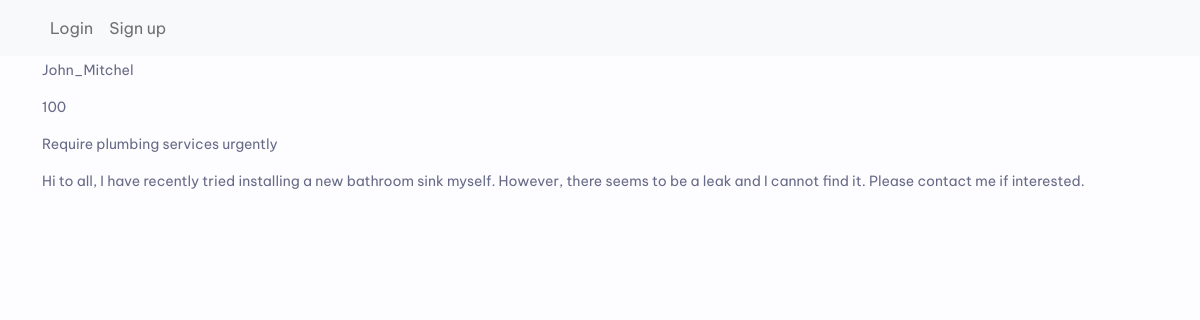
The app's page /job_post/1/ with its own data.
### app1/models.py (models this page shows)
class JobPost(models.Model):
    userID = models.ForeignKey(User, related_name="posts", on_delete=models.CASCADE)
    budget = models.IntegerField()
    title = models.CharField(max_length=100)
    description = models.TextField()
    jobCategory = models.ForeignKey(JobCategory, on_delete=models.CASCADE)
    accepted = models.BooleanField(default=False)
    finished = models.BooleanField(default=False)
    lat = models.FloatField(default=0)
    lng = models.FloatField(default=0)
    placeID = models.CharField(max_length = 250, null=True)
    location = models.CharField(max_length=100)
    actualMileageVal = models.FloatField(default=0)

class User(AbstractUser):
    pass
    def __str__(self):
        return self.username

### app1/views.py (the view)
# urls.py: path('job_post/<int:post_id>/', views.postDetailView, name="jobpost"),
def postDetailView(request, post_id):
    post = JobPost.objects.get(pk=post_id)
    return render(request, './job_post.html', {'post':post})

### app1/templates/job_post.html
{% extends './base.html' %}
{% load static %}
{% block content %}
{% load crispy_forms_tags %}
<link rel="stylesheet" href="{% static 'app1/base.css' %}">
<div id ="container">
    <p>{{post.userID}}</p>
    <p>{{post.budget}}</p>
    <p>{{post.title}}</p>
    <p>{{post.description}}</p>
</div>
{% endblock %}

### app1/static/app1/base.css (style rules this page uses)
:root { --c-text-primary: #282a32; --c-text-secondary: #686b87; --c-text-action: #404089; --c-accent-primary: #434ce8; --c-border-primary: #eff1f6; --c-background-primary: #ffffff; --c-background-secondary: #fdfcff; --c-background-tertiary: #ecf3fe; --c-background-quaternary: #e9ecf4; }
p { color: var(--c-text-secondary); font-size: 0.875rem; margin-top: 0.25rem; margin-bottom: 1rem; }
body { line-height: 1.5; min-height: 100vh; font-family: "Be Vietnam Pro", sans-serif; background-color: var(--c-background-secondary); color: var(--c-text-primary); }

### records on screen
JobPost: userID "John_Mitchel", budget "100", title "Require plumbing services urgently", description "Hi to all, I have recently tried installing a new bathroom sink myself. However, there seems to be a leak and I cannot find it. Please contact me if interested."
